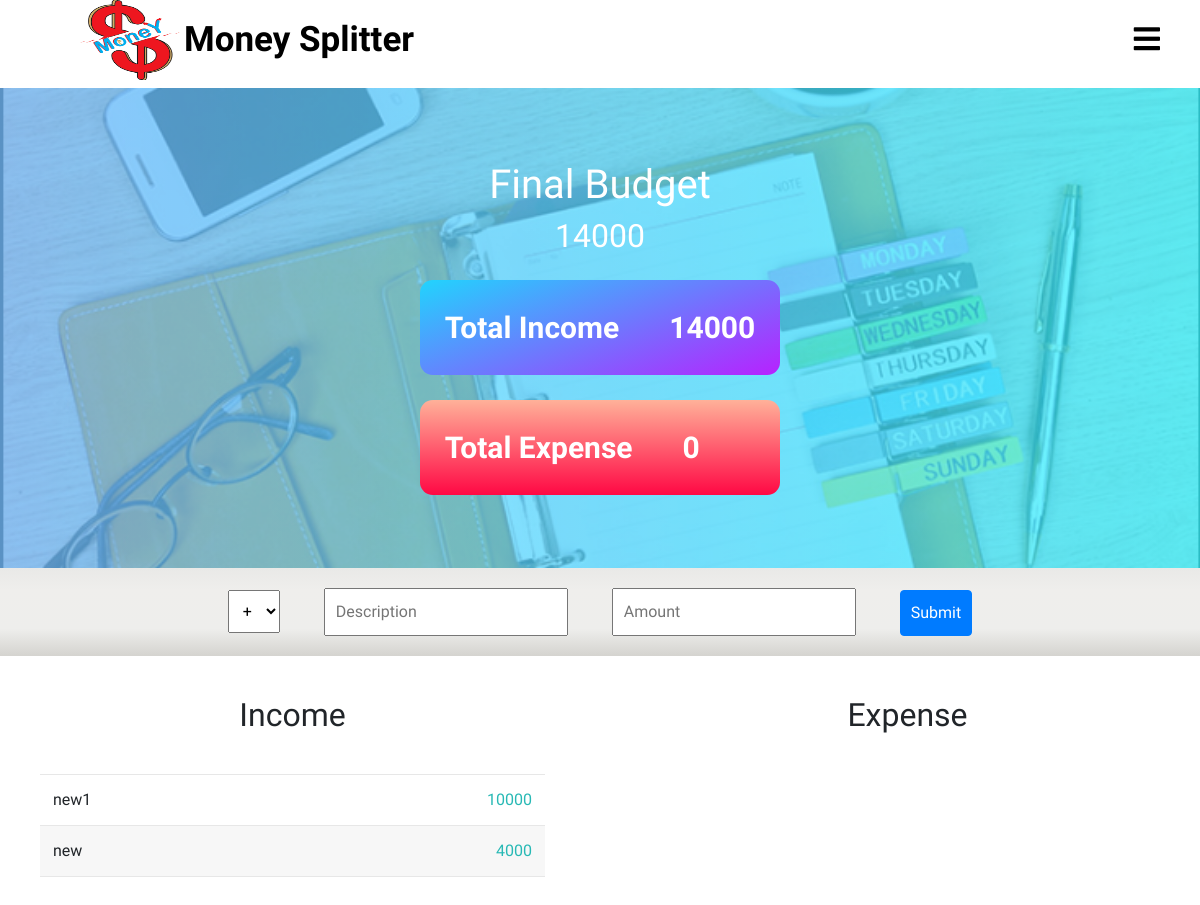
Page /splitter/personal_budget/ (signed in) on the committed database.
### splitter/models.py (models this page shows, shortened)
class Personal_income(models.Model):
    user = models.ForeignKey(User,on_delete = models.CASCADE)
    description = models.CharField(max_length = 250)
    amount = models.IntegerField()

### splitter/views.py (the view)
# urls.py: path('personal_budget/',views.personal_budget,name="personal_budget"),
def personal_budget(request):
    qs_inc = Personal_income.objects.filter(user = request.user)
    qs_exp = Personal_expense.objects.filter(user = request.user)
    total_inc = sum([x.amount for x in qs_inc])
    total_exp = sum([x.amount for x in qs_exp])
    total_budget = total_inc - total_exp
    context = {
        'incomes': qs_inc,
        'expenses': qs_exp,
        'total_income': total_inc,
        'total_expenses': total_exp,
        'total_bud': total_budget,
    }
    template = 'splitter/personal_budget.html'
    return render(request, template, context)

### templates/splitter/personal_budget.html (shortened to what this page needs)
{% extends 'splitter/base.html' %}
{% load static %}
{% block css %}
    <link rel="stylesheet" href="{% static 'css/personal_budget.css' %}">
{% endblock %}
{% block content %}
<div class="budget-top">
  <img class="budget-top-background" src="{% static 'images/personal_budget_background.PNG' %}">
  <div class="show-budget">
    <h1>Final Budget</h1>
    <h2>{{ total_bud }}</h2>
    <div class="income-box">
      <p>Total Income</p>
      <p>{{ total_income }}</p>
    </div>
    <div class="expense-box">
      <p>Total Expense</p>
      <p>{{ total_expenses }}</p>
    </div>
  </div>
</div>
<div class="budget-form">
  <form action="{% url 'splitter:add_personal_budget' %}" method="post">
    <select id="type" name="type" class="form-inputs">
        <option value="inc">+</option>
    </select>
    <input type="text" name="description" placeholder="Description" class="form-inputs">
    <input type="text" name="amount" placeholder="Amount" class="form-inputs">
    <input type="submit" class="form-inputs btn btn-primary">
  </form>
</div>
<div class="budget-bottom">
  <div class="row">
      <div class="col-md-6 col-sm-12">
        <h2>Income</h2>
        <div class="budget-info-list income">
          {% for income in incomes %}
          <div class="item clearfix">
            <div class="item__description">{{ income.description }}</div>
              <div class="right clearfix">
                  <div class="item__value">{{ income.amount }}</div>
              </div>
         </div>
          {% endfor %}
        </div>
      </div>
      <div class="col-md-6 col-sm-12">
        <h2>Expense</h2>
      </div>
  </div>
</div>
{% endblock %}

### static/css/home_page.css (style rules this page uses)
* { padding: 0; margin: 0; text-decoration: none; list-style: none; box-sizing: border-box; font-family: 'Merienda One', cursive; }
body,html { overflow-x: hidden; }
:root { var(--IndianRed): #db575b; var(--Aqua): #99ffe4; var(--MiddleBlue): #88cfd3; var(--SteelBlue): #578bb2; var(--BdazzledBlue): #345c98; var(--DarkButton): linear-gradient(to top, #30cfd0 0%, #330867 100%); var(--LightButton): linear-gradient(to top, #48c6ef 0%, #6f86d6 100%); var(--RedButton): linear-gradient(45deg, #874da2 0%, #c43a30 100%); }

### static/css/personal_budget.css (style rules this page uses)
.budget-top { margin: 0; padding: 0; position: relative; width: 100%; height: 60vh; background: linear-gradient(to right, rgba(79, 172,254, .8), rgba(0, 242, 254, .8)); display: flex; justify-content: center; align-items: center; top: 0; transform: rotateY(-4rem); }
.budget-top-background { margin: 0; position: absolute; top: 0; left: 0; width: 100%; height: 100%; object-fit: cover; opacity: 0.25; background-attachment: fixed; }
.budget-top .show-budget { position: relative; max-width: 750px; text-align: center; color: white; font-weight: 600; font-size: 30px; }
.budget-top .show-budget h1, .budget-top .show-budget h2 { color: white; }
.budget-top .show-budget p { margin: 25px; }
.budget-top .show-budget .income-box { background-image: linear-gradient(-20deg, #b721ff 0%, #21d4fd 100%); display: flex; margin-top: 25px; border-radius: .8rem; }
.budget-top .show-budget .expense-box { background-image: linear-gradient(to top, #ff0844 0%, #ffb199 100%); display: flex; margin-top: 25px; border-radius: .8rem; }
.budget-form { margin: 0px; padding: 0; width: 100%; display: flex; justify-content: center; align-items: center; background-image: linear-gradient(to top, #d5d4d0 0%, #d5d4d0 1%, #eeeeec 31%, #efeeec 75%, #e9e9e7 100%); }
.budget-form .form-inputs { margin: 20px; padding: 10px; }
.budget-bottom { text-align: center; padding-top: 40px; justify-content: center; }
.budget-bottom .budget-info-list { margin: 40px ; }
.item { padding: 13px; border-bottom: 1px solid #e7e7e7; }
.item:first-child { border-top: 1px solid #e7e7e7; }
.item:nth-child(even) { background-color: #f7f7f7; }
.item__description { float: left; }
.item__value { float: right; transition: transform 0.3s; }
.income .item__value, .income .item__delete--btn { color: #28B9B5; }

### rows in the picture
Personal_income: description "new1", amount "10000"
Personal_income: description "new", amount "4000"

### other values in the picture
{{ total_bud }} "14000"
{{ total_income }} "14000"
{{ total_expenses }} "0"
